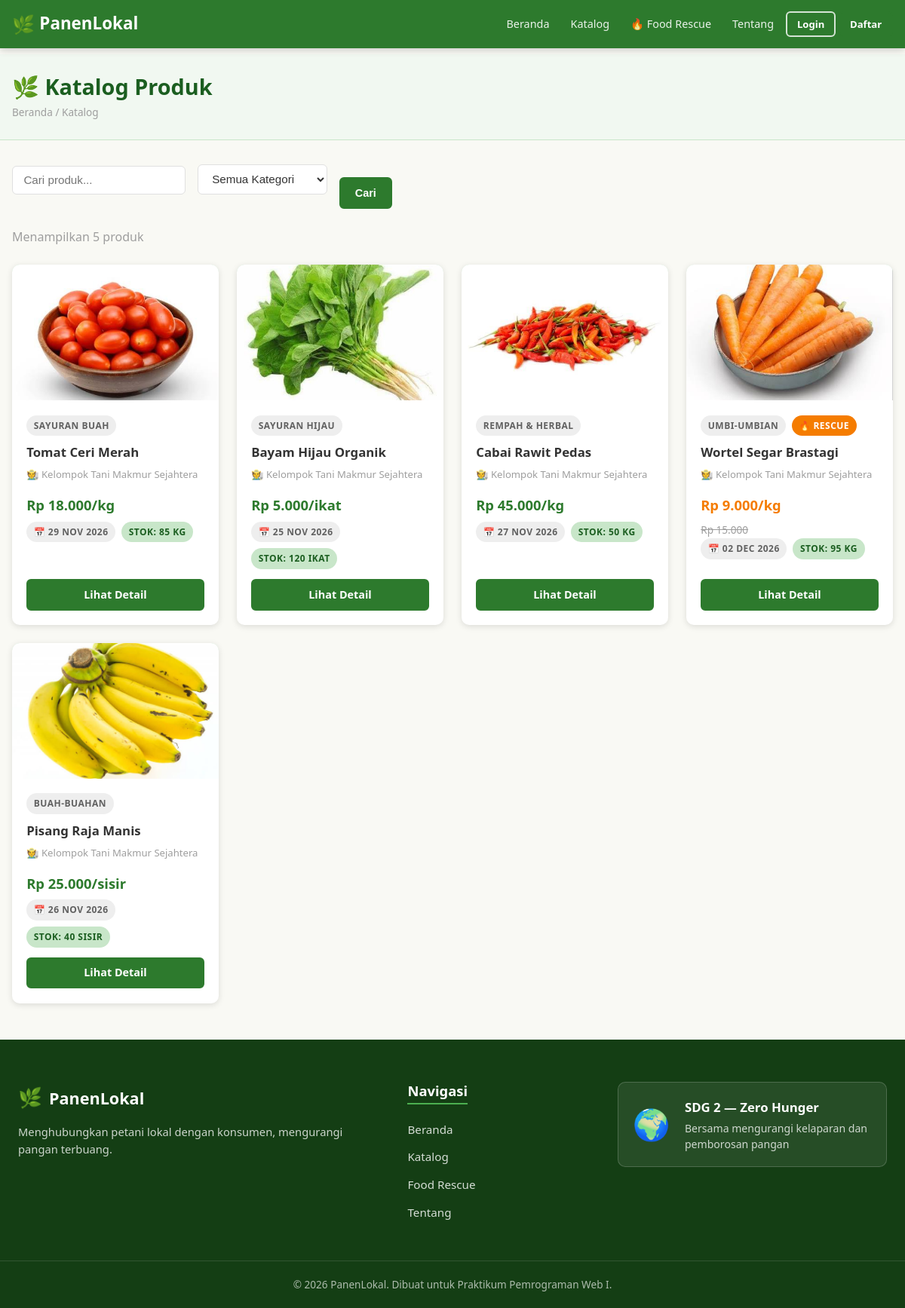
Page /katalog.php on the committed database.
### tables this page shows
CREATE TABLE IF NOT EXISTS harvest_batches (
    id BIGINT UNSIGNED AUTO_INCREMENT PRIMARY KEY,
    commodity_id BIGINT UNSIGNED NOT NULL,
    land_id BIGINT UNSIGNED NULL,
    tanggal_estimasi_panen DATE NOT NULL,
    estimasi_jumlah DECIMAL(10,2) NOT NULL,
    stok_tersedia DECIMAL(10,2) NOT NULL,
    harga_normal DECIMAL(12,2) NOT NULL,
    rescue_aktif TINYINT(1) NOT NULL DEFAULT 0,
    harga_rescue DECIMAL(12,2) NULL,
    batas_rescue DATETIME NULL,
    status_batch ENUM('dibuka','siap_panen','habis','ditutup','dibatalkan') NOT NULL DEFAULT 'dibuka',
    created_at TIMESTAMP NOT NULL DEFAULT CURRENT_TIMESTAMP,
    updated_at TIMESTAMP NOT NULL DEFAULT CURRENT_TIMESTAMP ON UPDATE CURRENT_TIMESTAMP,
    INDEX idx_batches_commodity (commodity_id),
    INDEX idx_batches_land (land_id),
    INDEX idx_batches_status_date (status_batch, tanggal_estimasi_panen),
    INDEX idx_batches_rescue (rescue_aktif, batas_rescue),
    CONSTRAINT fk_batches_commodity FOREIGN KEY (commodity_id) REFERENCES commodities(id) ON UPDATE CASCADE ON DELETE RESTRICT,
    CONSTRAINT fk_batches_land FOREIGN KEY (land_id) REFERENCES lands(id) ON UPDATE CASCADE ON DELETE SET NULL
);

CREATE TABLE IF NOT EXISTS commodities (
    id BIGINT UNSIGNED AUTO_INCREMENT PRIMARY KEY,
    farmer_id BIGINT UNSIGNED NOT NULL,
    nama VARCHAR(120) NOT NULL,
    kategori VARCHAR(60) NOT NULL,
    deskripsi TEXT NULL,
    satuan VARCHAR(20) NOT NULL DEFAULT 'kg',
    gambar VARCHAR(255) NULL,
    status_komoditas ENUM('aktif','nonaktif') NOT NULL DEFAULT 'aktif',
    created_at TIMESTAMP NOT NULL DEFAULT CURRENT_TIMESTAMP,
    updated_at TIMESTAMP NOT NULL DEFAULT CURRENT_TIMESTAMP ON UPDATE CURRENT_TIMESTAMP,
    INDEX idx_commodities_farmer (farmer_id),
    INDEX idx_commodities_status (status_komoditas),
    CONSTRAINT fk_commodities_farmer FOREIGN KEY (farmer_id) REFERENCES farmer_profiles(id) ON UPDATE CASCADE ON DELETE RESTRICT
);

CREATE TABLE IF NOT EXISTS farmer_profiles (
    id BIGINT UNSIGNED AUTO_INCREMENT PRIMARY KEY,
    user_id BIGINT UNSIGNED NOT NULL UNIQUE,
    nama_usaha VARCHAR(120) NOT NULL,
    deskripsi TEXT NULL,
    status_verifikasi ENUM('menunggu','terverifikasi','ditolak') NOT NULL DEFAULT 'menunggu',
    created_at TIMESTAMP NOT NULL DEFAULT CURRENT_TIMESTAMP,
    CONSTRAINT fk_fp_user FOREIGN KEY (user_id) REFERENCES users(id) ON UPDATE CASCADE ON DELETE RESTRICT
);

### includes/auth.php (called while the page is built, shortened)
<?php
function is_logged_in() {
    return isset($_SESSION['user_id']) && !empty($_SESSION['user_id']);
}
?>

### includes/functions.php (called while the page is built, shortened)
<?php
function format_rupiah($angka) {
    return 'Rp ' . number_format((float)$angka, 0, ',', '.');
}
function sanitize($str) {
    return htmlspecialchars((string)$str, ENT_QUOTES, 'UTF-8');
}
function get_rescue_label($rescue_aktif, $batas_rescue, $harga_rescue) {
    if (!$rescue_aktif || !$harga_rescue) return false;
    if ($batas_rescue && strtotime($batas_rescue) < time()) return false;
    return true;
}
function format_tanggal($tanggal, $format = 'd M Y') {
    return date($format, strtotime($tanggal));
}
?>

### katalog.php (the view, shortened to what this page needs)
<?php
require_once __DIR__ . '/config/koneksi.php';
require_once __DIR__ . '/includes/functions.php';
require_once __DIR__ . '/includes/auth.php';
$search   = trim($_GET['search'] ?? '');
$page     = max(1, (int)($_GET['page'] ?? 1));
$per_page = 10;
$offset   = ($page - 1) * $per_page;
$where = "hb.status_batch='dibuka' AND c.status_komoditas='aktif' AND hb.stok_tersedia > 0";
$params = [];
$types  = '';
$sql_count = "SELECT COUNT(*) FROM harvest_batches hb JOIN commodities c ON c.id=hb.commodity_id JOIN farmer_profiles fp ON fp.id=c.farmer_id WHERE $where";
$stmt = $conn->prepare($sql_count);
$stmt->execute();
$total = $stmt->get_result()->fetch_row()[0];
$sql = "SELECT hb.id, c.nama, c.satuan, c.gambar, c.kategori, c.deskripsi,
               hb.harga_normal, hb.rescue_aktif, hb.harga_rescue, hb.batas_rescue,
               hb.tanggal_estimasi_panen, hb.stok_tersedia,
               fp.nama_usaha, u.nama_lengkap
        FROM harvest_batches hb
        JOIN commodities c ON c.id=hb.commodity_id
        JOIN farmer_profiles fp ON fp.id=c.farmer_id
        JOIN users u ON u.id=fp.user_id
        WHERE $where ORDER BY hb.created_at DESC LIMIT ? OFFSET ?";
$stmt2 = $conn->prepare($sql);
$limit_val = $per_page; $offset_val = $offset;
if ($types) {
    $params2 = $params;
    $params2[] = &$limit_val; $params2[] = &$offset_val;
    $stmt2->bind_param($types . 'ii', ...$params2);
} else {
    $stmt2->bind_param('ii', $limit_val, $offset_val);
}
$stmt2->execute();
$produk = $stmt2->get_result();
require_once __DIR__ . '/includes/header.php';
require_once __DIR__ . '/includes/navbar.php';
?>
<div class="page-header">
    <div class="container">
        <h1>🌿 Katalog Produk</h1>
        <div class="breadcrumb">Beranda / Katalog</div>
    </div>
</div>
<section class="section" style="padding-top:0;">
    <div class="container">
        <form method="GET" class="d-flex gap-2 flex-wrap mb-3" style="align-items:flex-end;">
            <div class="form-group mb-0">
                <input type="text" name="search" class="form-control" placeholder="Cari produk..." value="<?= sanitize($search) ?>">
            </div>
            <div class="form-group mb-0">
                <select name="kategori" class="form-control">
                    <option value="">Semua Kategori</option>
                </select>
            </div>
            <button type="submit" class="btn btn-primary">Cari</button>
        </form>
        <p class="text-muted mb-3">Menampilkan <?= $total ?> produk<?= $search ? ' untuk "<strong>' . sanitize($search) . '</strong>"' : '' ?></p>
        <?php if ($produk && $produk->num_rows > 0): ?>
        <div class="grid grid-auto">
        <?php while ($p = $produk->fetch_assoc()):
            $is_rescue = get_rescue_label($p['rescue_aktif'], $p['batas_rescue'], $p['harga_rescue']);
        ?>
            <div class="card card-product">
                <div class="card-img">
                    <?php if ($p['gambar'] && file_exists(__DIR__ . '/uploads/products/' . $p['gambar'])): ?>
                        <img src="<?= BASE_URL ?>/uploads/products/<?= sanitize($p['gambar']) ?>" alt="<?= sanitize($p['nama']) ?>">
                    <?php else: ?>
                        <span>🌾</span>
                    <?php endif; ?>
                </div>
                <div class="card-body">
                    <div class="d-flex gap-1 mb-1">
                        <span class="badge badge-secondary"><?= sanitize($p['kategori']) ?></span>
                        <?php if ($is_rescue): ?><span class="badge badge-rescue">🔥 RESCUE</span><?php endif; ?>
                    </div>
                    <div class="card-title"><?= sanitize($p['nama']) ?></div>
                    <div class="card-farmer">🧑‍🌾 <?= sanitize($p['nama_usaha']) ?></div>
                    <?php if ($is_rescue): ?>
                        <div class="card-price card-price-rescue"><?= format_rupiah($p['harga_rescue']) ?>/<?= sanitize($p['satuan']) ?></div>
                        <div class="card-price-normal-crossed"><?= format_rupiah($p['harga_normal']) ?></div>
                    <?php else: ?>
                        <div class="card-price"><?= format_rupiah($p['harga_normal']) ?>/<?= sanitize($p['satuan']) ?></div>
                    <?php endif; ?>
                    <div class="card-meta">
                        <span class="badge badge-secondary">📅 <?= format_tanggal($p['tanggal_estimasi_panen']) ?></span>
                        <span class="badge badge-success">Stok: <?= (float)$p['stok_tersedia'] ?> <?= sanitize($p['satuan']) ?></span>
                    </div>
                    <div class="card-actions">
                        <a href="<?= BASE_URL ?>/detail_produk.php?id=<?= $p['id'] ?>" class="btn btn-primary btn-block">Lihat Detail</a>
                    </div>
                </div>
            </div>
        <?php endwhile; ?>
        </div>
        <?php endif; ?>
    </div>
</section>
<?php require_once __DIR__ . '/includes/footer.php'; ?>

### includes/header.php (shortened to what this page needs)
<!DOCTYPE html>
<html lang="id">
<head>
    <link rel="stylesheet" href="<?= BASE_URL ?>/assets/css/style.css">
</head>
<body>

### includes/navbar.php (shortened to what this page needs)
<?php
$_user = get_user();
$_role = $_user['role'] ?? '';
?>
<nav class="navbar">
    <div class="navbar-container">
        <a class="navbar-brand" href="<?= BASE_URL ?>/index.php">
            <span class="brand-icon">🌿</span> PanenLokal
        </a>
        <ul class="navbar-menu" id="navbarMenu">
            <li><a href="<?= BASE_URL ?>/index.php" class="nav-link">Beranda</a></li>
            <li><a href="<?= BASE_URL ?>/katalog.php" class="nav-link">Katalog</a></li>
            <li><a href="<?= BASE_URL ?>/food_rescue.php" class="nav-link">🔥 Food Rescue</a></li>
            <li><a href="<?= BASE_URL ?>/tentang.php" class="nav-link">Tentang</a></li>
            <?php if (is_logged_in()): ?>
                <li class="nav-divider"></li>
                <?php if ($_role === 'admin'): ?>
                    <li><a href="<?= BASE_URL ?>/admin/index.php" class="nav-link nav-dash">⚙️ Admin</a></li>
                <?php elseif ($_role === 'petani'): ?>
                    <li><a href="<?= BASE_URL ?>/petani/index.php" class="nav-link nav-dash">🌾 Dashboard</a></li>
                <?php else: ?>
                    <li><a href="<?= BASE_URL ?>/pembeli/keranjang.php" class="nav-link nav-dash">🛒 Keranjang</a></li>
                    <li><a href="<?= BASE_URL ?>/pembeli/index.php" class="nav-link nav-dash">👤 Dashboard</a></li>
                <?php endif; ?>
                <li><a href="<?= BASE_URL ?>/logout.php" class="btn btn-sm btn-outline-danger" onclick="return confirm('Yakin ingin logout?')">Logout</a></li>
            <?php else: ?>
                <li><a href="<?= BASE_URL ?>/login.php" class="btn btn-sm btn-outline-primary">Login</a></li>
                <li><a href="<?= BASE_URL ?>/register.php" class="btn btn-sm btn-primary">Daftar</a></li>
            <?php endif; ?>
        </ul>
    </div>
</nav>
<div class="content-wrapper">

### includes/footer.php (shortened to what this page needs)
</div>
<footer class="site-footer">
    <div class="footer-container">
        <div class="footer-brand">
            <span class="brand-icon">🌿</span> <strong>PanenLokal</strong>
            <p>Menghubungkan petani lokal dengan konsumen, mengurangi pangan terbuang.</p>
        </div>
        <div class="footer-links">
            <h4>Navigasi</h4>
            <ul>
                <li><a href="<?= BASE_URL ?>/index.php">Beranda</a></li>
                <li><a href="<?= BASE_URL ?>/katalog.php">Katalog</a></li>
                <li><a href="<?= BASE_URL ?>/food_rescue.php">Food Rescue</a></li>
                <li><a href="<?= BASE_URL ?>/tentang.php">Tentang</a></li>
            </ul>
        </div>
        <div class="footer-sdg">
            <div class="sdg-badge">
                <span class="sdg-icon">🌍</span>
                <div>
                    <strong>SDG 2 — Zero Hunger</strong>
                    <p>Bersama mengurangi kelaparan dan pemborosan pangan</p>
                </div>
            </div>
        </div>
    </div>
    <div class="footer-bottom">
        <p>© <?= date('Y') ?> PanenLokal. Dibuat untuk Praktikum Pemrograman Web I.</p>
    </div>
</footer>
</body>
</html>

### rows in the picture
harvest_batches: commodity.gambar (picture), commodity.kategori "SAYURAN BUAH", commodity.nama "Tomat Ceri Merah", farmer_profiles.nama_usaha "Kelompok Tani Makmur Sejahtera", harga_normal "Rp 18.000", commodity.satuan "kg", tanggal_estimasi_panen "29 NOV 2026", stok_tersedia "85", commodity.satuan "KG"
harvest_batches: commodity.gambar (picture), commodity.kategori "SAYURAN HIJAU", commodity.nama "Bayam Hijau Organik", farmer_profiles.nama_usaha "Kelompok Tani Makmur Sejahtera", harga_normal "Rp 5.000", commodity.satuan "ikat", tanggal_estimasi_panen "25 NOV 2026", stok_tersedia "120", commodity.satuan "IKAT"
harvest_batches: commodity.gambar (picture), commodity.kategori "REMPAH & HERBAL", commodity.nama "Cabai Rawit Pedas", farmer_profiles.nama_usaha "Kelompok Tani Makmur Sejahtera", harga_normal "Rp 45.000", commodity.satuan "kg", tanggal_estimasi_panen "27 NOV 2026", stok_tersedia "50", commodity.satuan "KG"
harvest_batches: commodity.gambar (picture), commodity.kategori "UMBI-UMBIAN", rescue_aktif "🔥 RESCUE", commodity.nama "Wortel Segar Brastagi", farmer_profiles.nama_usaha "Kelompok Tani Makmur Sejahtera", harga_rescue "Rp 9.000", commodity.satuan "kg", harga_normal "Rp 15.000", tanggal_estimasi_panen "02 DEC 2026", stok_tersedia "95", commodity.satuan "KG"
harvest_batches: commodity.gambar (picture), commodity.kategori "BUAH-BUAHAN", commodity.nama "Pisang Raja Manis", farmer_profiles.nama_usaha "Kelompok Tani Makmur Sejahtera", harga_normal "Rp 25.000", commodity.satuan "sisir", tanggal_estimasi_panen "26 NOV 2026", stok_tersedia "40", commodity.satuan "SISIR"

### other values in the picture
$total "5"
